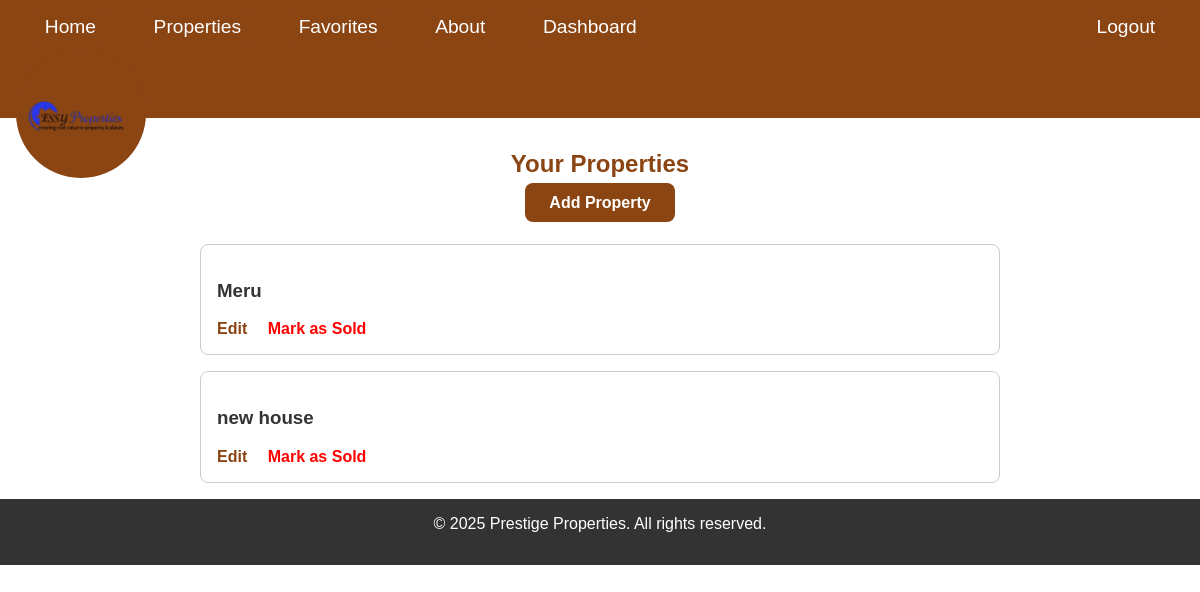
/seller/dashboard/ (signed in), run on an earlier commit of the app's database.
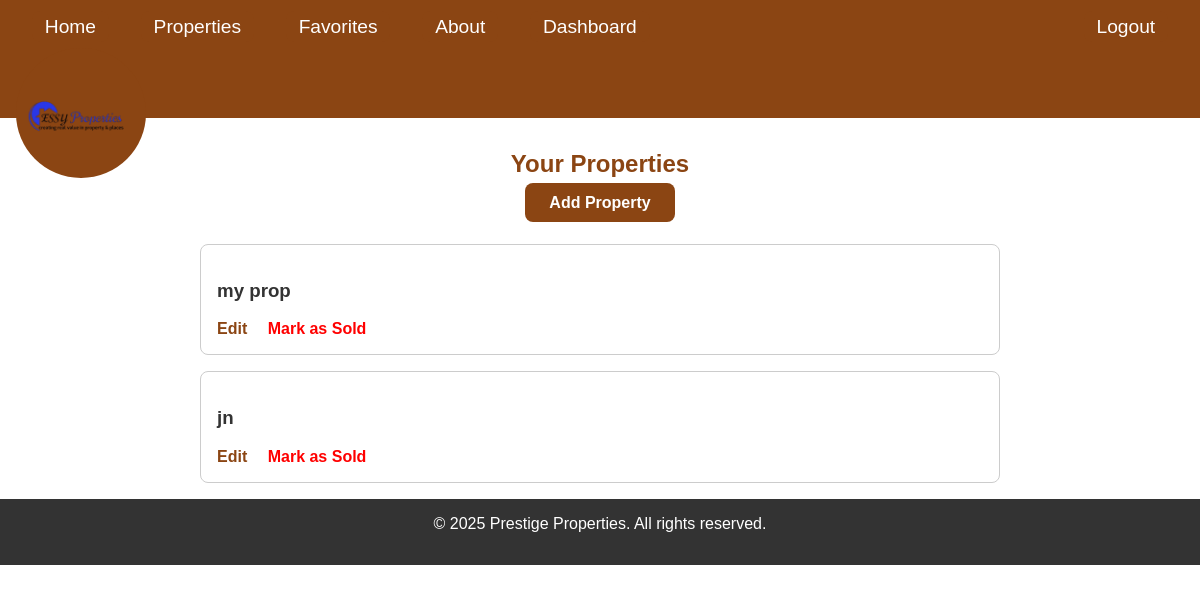
And on a later commit of the database.
### mainapp/models.py (models this page shows, shortened)
class Property(models.Model):
    PROPERTY_TYPES = (
        ('house', 'House'),
        ('apartment', 'Apartment'),
        ('commercial', 'Commercial'),
        ('land', 'Land'),
    )
    seller = models.ForeignKey(SellerProfile, on_delete=models.CASCADE, related_name='properties')
    title = models.CharField(max_length=200)
    description = models.TextField()
    property_type = models.CharField(max_length=50, choices=PROPERTY_TYPES)
    price = models.DecimalField(max_digits=12, decimal_places=2)
    location_address = models.CharField(max_length=255)
    latitude = models.DecimalField(max_digits=9, decimal_places=6, blank=True, null=True)
    longitude = models.DecimalField(max_digits=9, decimal_places=6, blank=True, null=True)
    image_main = models.ImageField(upload_to='mainapp/properties/')
    image_gallery_1 = models.ImageField(upload_to='mainapp/properties/', blank=True, null=True)
    image_gallery_2 = models.ImageField(upload_to='mainapp/properties/', blank=True, null=True)
    image_gallery_3 = models.ImageField(upload_to='mainapp/properties/', blank=True, null=True)
    amenities = models.TextField(blank=True, null=True)
    floor_plan = models.FileField(upload_to='mainapp/floorplans/', blank=True, null=True)
    is_available = models.BooleanField(default=True)
    view_count = models.PositiveIntegerField(default=0)
    created_at = models.DateTimeField(auto_now_add=True)
    updated_at = models.DateTimeField(auto_now=True)

### mainapp/views.py (the view)
# urls.py: path('seller/dashboard/', views.seller_dashboard, name='seller_dashboard'),
@login_required
def seller_dashboard(request):
    profile, _ = SellerProfile.objects.get_or_create(user=request.user)
    properties = profile.properties.all()
    return render(request, 'mainapp/seller_dashboard.html', {'properties': properties})

### mainapp/templates/mainapp/seller_dashboard.html (shortened to what this page needs)
{% extends 'mainapp/base.html' %}
{% block content %}
<div style="text-align:center; margin-top:2rem; margin-bottom:2rem;">
  <h2 style="color:#8B4513; margin-bottom:1rem;">Your Properties</h2>
  <a href="{% url 'create_property' %}"
     style="padding:0.7rem 1.5rem; background:#8B4513; color:white; border-radius:8px; text-decoration:none; font-weight:bold;">
    Add Property
  </a>
</div>
<div style="max-width:800px; margin:0 auto;">
  {% for property in properties %}
    <div style="border:1px solid #ccc; padding:1rem; margin-bottom:1rem; border-radius:8px;">
      <h3>{{ property.title }}</h3>
      <div style="margin-top:0.5rem;">
        <a href="{% url 'edit_property' property.pk %}"
           style="margin-right:1rem; color:#8B4513; text-decoration:none; font-weight:bold;">Edit</a>
        <a href="{% url 'mark_as_sold' property.pk %}"
           style="color:red; text-decoration:none; font-weight:bold;">Mark as Sold</a>
      </div>
    </div>
  {% empty %}
    <p style="text-align:center; color:#555;">You have no properties listed yet.</p>
  {% endfor %}
</div>
{% endblock %}

What changed in the data, as far as the page shows it:
removed Property: title "Meru"
removed Property: title "new house"
added Property: title "my prop"
added Property: title "jn"
